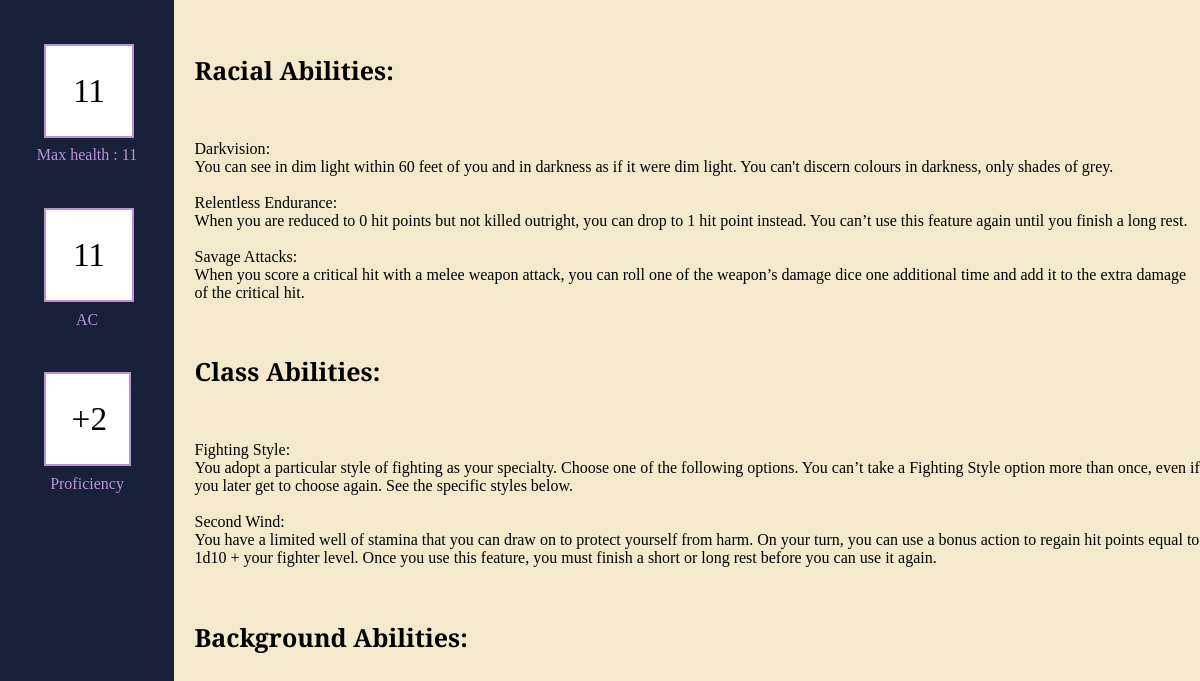
/character_abilities/8, run on the app's committed database.
### tables this page shows
CREATE TABLE Ability (Ability_Id INTEGER PRIMARY KEY AUTOINCREMENT, Name Text, Description Text);

### routes.py (the view)
@app.route('/character_abilities/<id>')
def character_abilities(id):
    conn = sqlite3.connect(db)
    cur = conn.cursor()
    cur.execute('SELECT * FROM Character WHERE Character_Id = ?', (id,))
    character_data = cur.fetchone()
    if character_data is None:
        return redirect("/")
    feat_names = []
    feat_descriptions = []
    feat_types = ["Race","Class","Background"]
    feat_types_parameters = [character_data[2],character_data[3],character_data[5]]
    for i in range(3):
        added=""
        if i==1:
            added = f" AND Level <= {character_data[4]}"
        print(f'SELECT Name,Description FROM Ability WHERE Ability_Id IN (SELECT Ability_Id FROM Ability{feat_types[i]} WHERE {feat_types[i]}_Id = ?{added})', (feat_types_parameters[i],))
        cur.execute(f'SELECT Name,Description FROM Ability WHERE Ability_Id IN (SELECT Ability_Id FROM Ability{feat_types[i]} WHERE {feat_types[i]}_Id = ?{added})', (feat_types_parameters[i],))
        data = cur.fetchall()
        feat_names.append([i[0] for i in data])
        feat_descriptions.append([i[1] for i in data])
    other_values = [id,character_data[6],character_data[12],character_data[7],((character_data[4]-1)//4)+2]
    return render_template('CharacterAbility.html',other_values=other_values,names=feat_names,descs=feat_descriptions)

### templates/CharacterAbility.html
{% extends 'sheetLayout.html' %}
{% set ability_types = ['Racial','Class','Background'] %}
{% block content %}
<div class = "ability_sheet">
    {% for i in range(3) %}
        <h1 class = "ability_header">{{ability_types[i]}} Abilities:</h1>
        {% for j in range(names[i]|length) %}
            {{names[i][j]}}:
            {{descs[i][j]}}
        {% endfor %}
    {% endfor %}
</div>
{% endblock %}

### static/styles.css (style rules this page uses)
body { margin: 0px; height: 70vw; }
.ability_sheet { margin-left: 2%; white-space: pre-line; }
.ability_header { font-size: 25px; }

### data on the page
Ability: Name "Darkvision", Description "You can see in dim light within 60 feet of you and in darkness as if it were dim light. You can't discern colours in darkness, only shades of grey."
Ability: Name "Relentless Endurance", Description "When you are reduced to 0 hit points but not killed outright, you can drop to 1 hit point instead. You can’t use this feature again until you finish a long rest."
Ability: Name "Savage Attacks", Description "When you score a critical hit with a melee weapon attack, you can roll one of the weapon’s damage dice one additional time and add it to the extra damage of the critical hit."
Ability: Name "Fighting Style", Description "You adopt a particular style of fighting as your specialty. Choose one of the following options. You can’t take a Fighting Style option more than once, even if you later get to choose again. See the specific styles below."
Ability: Name "Second Wind", Description "You have a limited well of stamina that you can draw on to protect yourself from harm. On your turn, you can use a bonus action to regain hit points equal to 1d10 + your fighter level. Once you use this feature, you must finish a short or long rest before you can use it again."

### other printed values
{{ other_values[1] }} "11"
{{ other_values[4] }} "2"
{{ ability_types[i] }} "Racial" "Class" "Background"
